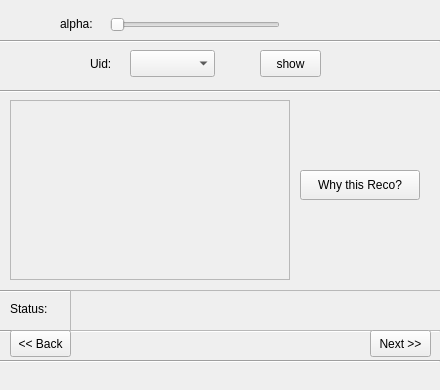
<?xml version="1.0" encoding="UTF-8"?>
<ui version="4.0">
 <class>recommend</class>
 <widget class="QWidget" name="recommend">
  <property name="geometry">
   <rect>
    <x>0</x>
    <y>0</y>
    <width>440</width>
    <height>390</height>
   </rect>
  </property>
  <property name="windowTitle">
   <string>Form</string>
  </property>
  <widget class="QLabel" name="alpha">
   <property name="geometry">
    <rect>
     <x>60</x>
     <y>15</y>
     <width>50</width>
     <height>17</height>
    </rect>
   </property>
   <property name="text">
    <string>alpha:</string>
   </property>
  </widget>
  <widget class="QSlider" name="alphaslider">
   <property name="geometry">
    <rect>
     <x>110</x>
     <y>10</y>
     <width>170</width>
     <height>29</height>
    </rect>
   </property>
   <property name="maximum">
    <number>101</number>
   </property>
   <property name="orientation">
    <enum>Qt::Horizontal</enum>
   </property>
  </widget>
  <widget class="Line" name="line">
   <property name="geometry">
    <rect>
     <x>0</x>
     <y>40</y>
     <width>440</width>
     <height>3</height>
    </rect>
   </property>
   <property name="orientation">
    <enum>Qt::Horizontal</enum>
   </property>
  </widget>
  <widget class="QLabel" name="uis">
   <property name="geometry">
    <rect>
     <x>90</x>
     <y>55</y>
     <width>30</width>
     <height>17</height>
    </rect>
   </property>
   <property name="text">
    <string>Uid:</string>
   </property>
  </widget>
  <widget class="QComboBox" name="userid">
   <property name="geometry">
    <rect>
     <x>130</x>
     <y>50</y>
     <width>85</width>
     <height>27</height>
    </rect>
   </property>
  </widget>
  <widget class="QPushButton" name="show">
   <property name="geometry">
    <rect>
     <x>260</x>
     <y>50</y>
     <width>61</width>
     <height>27</height>
    </rect>
   </property>
   <property name="text">
    <string>show</string>
   </property>
  </widget>
  <widget class="Line" name="line_2">
   <property name="geometry">
    <rect>
     <x>0</x>
     <y>90</y>
     <width>440</width>
     <height>3</height>
    </rect>
   </property>
   <property name="orientation">
    <enum>Qt::Horizontal</enum>
   </property>
  </widget>
  <widget class="Line" name="line_3">
   <property name="geometry">
    <rect>
     <x>0</x>
     <y>360</y>
     <width>440</width>
     <height>3</height>
    </rect>
   </property>
   <property name="orientation">
    <enum>Qt::Horizontal</enum>
   </property>
  </widget>
  <widget class="Line" name="line_4">
   <property name="geometry">
    <rect>
     <x>0</x>
     <y>330</y>
     <width>440</width>
     <height>3</height>
    </rect>
   </property>
   <property name="orientation">
    <enum>Qt::Horizontal</enum>
   </property>
  </widget>
  <widget class="Line" name="line_5">
   <property name="geometry">
    <rect>
     <x>0</x>
     <y>290</y>
     <width>440</width>
     <height>3</height>
    </rect>
   </property>
   <property name="orientation">
    <enum>Qt::Horizontal</enum>
   </property>
  </widget>
  <widget class="QScrollArea" name="statuscontent">
   <property name="geometry">
    <rect>
     <x>70</x>
     <y>290</y>
     <width>380</width>
     <height>41</height>
    </rect>
   </property>
   <property name="widgetResizable">
    <bool>true</bool>
   </property>
   <widget class="QWidget" name="scrollAreaWidgetContents">
    <property name="geometry">
     <rect>
      <x>0</x>
      <y>0</y>
      <width>378</width>
      <height>39</height>
     </rect>
    </property>
   </widget>
  </widget>
  <widget class="QLabel" name="statusheading">
   <property name="geometry">
    <rect>
     <x>10</x>
     <y>300</y>
     <width>50</width>
     <height>17</height>
    </rect>
   </property>
   <property name="text">
    <string>Status:</string>
   </property>
  </widget>
  <widget class="QPushButton" name="back">
   <property name="geometry">
    <rect>
     <x>10</x>
     <y>330</y>
     <width>61</width>
     <height>27</height>
    </rect>
   </property>
   <property name="text">
    <string>&lt;&lt; Back</string>
   </property>
  </widget>
  <widget class="QPushButton" name="next">
   <property name="geometry">
    <rect>
     <x>370</x>
     <y>330</y>
     <width>61</width>
     <height>27</height>
    </rect>
   </property>
   <property name="text">
    <string>Next &gt;&gt;</string>
   </property>
  </widget>
  <widget class="QScrollArea" name="contentscroll">
   <property name="geometry">
    <rect>
     <x>10</x>
     <y>100</y>
     <width>280</width>
     <height>180</height>
    </rect>
   </property>
   <property name="widgetResizable">
    <bool>true</bool>
   </property>
   <widget class="QWidget" name="scrollAreaWidgetContents_2">
    <property name="geometry">
     <rect>
      <x>0</x>
      <y>0</y>
      <width>278</width>
      <height>178</height>
     </rect>
    </property>
   </widget>
  </widget>
  <widget class="QPushButton" name="whythis">
   <property name="geometry">
    <rect>
     <x>300</x>
     <y>170</y>
     <width>120</width>
     <height>30</height>
    </rect>
   </property>
   <property name="text">
    <string>Why this Reco?</string>
   </property>
  </widget>
  <widget class="QLabel" name="alphavalue">
   <property name="geometry">
    <rect>
     <x>290</x>
     <y>15</y>
     <width>67</width>
     <height>17</height>
    </rect>
   </property>
   <property name="text">
    <string/>
   </property>
  </widget>
 </widget>
 <resources/>
 <connections/>
</ui>
